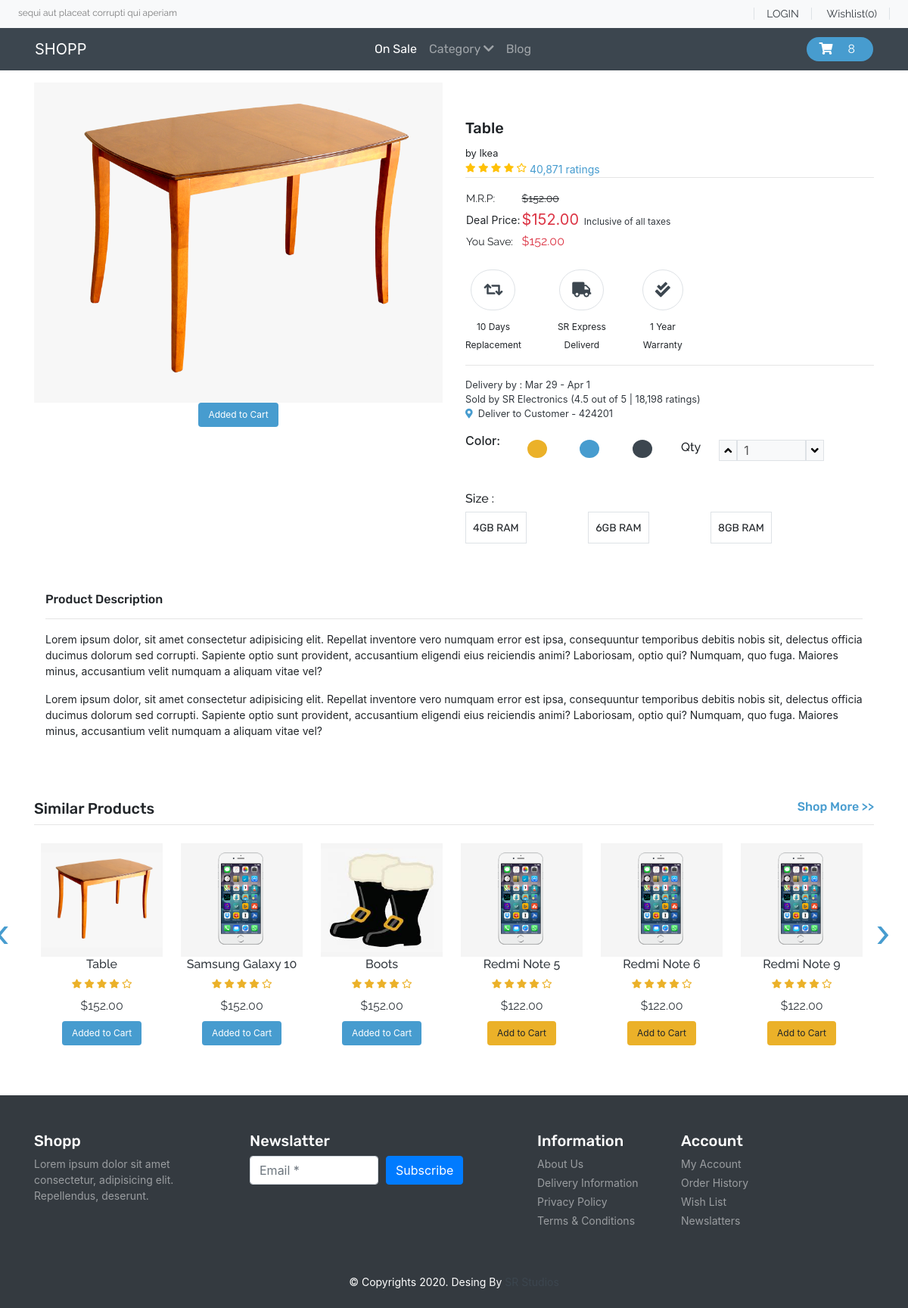
Page /product.php?item_id=10 on the committed database.
### tables this page shows
CREATE TABLE `product` (
  `item_id` int NOT NULL AUTO_INCREMENT,
  `item_brand` varchar(200) NOT NULL,
  `item_name` varchar(255) NOT NULL,
  `item_price` double(10,2) NOT NULL,
  `item_image` varchar(255) NOT NULL,
  `item_register` datetime DEFAULT NULL,
  `item_category` varchar(200) DEFAULT 'Unknown',
  PRIMARY KEY (`item_id`)
);

### database/DbController.php (called while the page is built, shortened)
<?php
class DbController{
    protected $host='localhost';
    protected $user='resha';
    protected $password='resha';
    protected $database='shopp';
    public function __construct(){
        $this->conn = mysqli_connect($this->host,$this->user,$this->password,$this->database);
    }
}

### functions.php (called while the page is built)
<?php
require('database/DbController.php');
require('database/Product.php');
require('database/Cart.php');
$db = new DbController();
$product = new Product($db);
$product_shuffle = $product->getData();
$cart = new Cart($db);

### database/Product.php (called while the page is built, shortened)
<?php
class Product{
    public $db = null;
    public function __construct(DbController $db){
        $this->db = $db;
    }
    public function getData($table = 'product'){
       $result = $this->db->conn->query("SELECT * FROM {$table}");
       $resultArray = array();
       while($item = mysqli_fetch_array($result, MYSQLI_ASSOC)){
           $resultArray[] = $item;
       }
       return $resultArray;
    }
}

### product.php (called while the page is built, shortened)
<?php
    include('header.php');
?>
<?php
    include('templates/_products.php');
    include('templates/_similar-products.php');
?>
<?php
    include('footer.php');
?>

### database/Cart.php (called while the page is built, shortened)
<?php
class Cart{
    public function getCartId($cartArray = null, $key = "item_id"){
        if ($cartArray != null){
            $cart_id = array_map(function ($value) use($key){
                return $value[$key];
            }, $cartArray);
            return $cart_id;
        }
    }
}

### templates/_similar-products.php (the view, shortened to what this page needs)
<?php
 $product_shuffle = $product->getData();
 shuffle($product_shuffle);
?>
    <section id="top-sales">
      <div class="container py-5">
      <div class="d-flex justify-content-between margin-neg">
        <h4 class="font-rubik font-size-20">Similar Products</h4>
        <h4 class="font-rubik font-size-16 color-primary">Shop More >></h4>
      </div>
        <hr class="">
        <div class="row owl-carousel owl-theme">
        <?php foreach($product_shuffle as $item) {?>
          <div class="item ml-4 py-2">
            <div class="product font-raleway text-dark">
              <a href="<?php printf('product.php?item_id=%s', $item['item_id']);?>"><img src="<?php echo $item['item_image']; ?>" alt="product" class="product-fluid">
              <div class="text-center">
                <h6><?php echo $item['item_name']??"unknown"; ?></h6>
                <div class="rating color-accent font-size-12">
                  <span><i class="fas fa-star"></i></span>
                  <span><i class="fas fa-star"></i></span>
                  <span><i class="fas fa-star"></i></span>
                  <span><i class="fas fa-star"></i></span>
                  <span><i class="far fa-star"></i></span>
                </div>
                <div class="price py-2">
                  <span>$<?php echo $item['item_price'];?></span>
                </div>
              </div>
              </a>
            </div>
           <div class="text-center">
           <form method="POST">
           <?php
                            if (in_array($item['item_id'], $cart->getCartId($product->getData('cart')) ?? [])){
                                echo '<button type="submit" class="btn color-primary-bg font-size-12 text-white" name="delete-cart-submit">Added to Cart</button>';
                            }else{
                                echo '<button type="submit" class="btn color-accent-bg font-size-12" name="similar-produts-submit">Add to Cart</button>';
                            }
                            ?>
            </form>
            </div>
          </div>
<?php } ?>
        </div>
      </div>
    </section>

### templates/_products.php (shortened to what this page needs)
<?php
$item_id = $_GET['item_id'] ?? 1;
foreach($product->getData() as $item):
  if($item['item_id'] == $item_id):
?>
<section id="product" class="py-3">
    <div class="container">
        <div class="row">
            <div class="col-sm-6">
                <img src="<?php echo $item['item_image']?>" alt="product" class="img-fluid">
                <div class="d-flex justify-content-center text-center">
                <form method="POST">
                    <?php
                            if (in_array($item['item_id'], $cart->getCartId($product->getData('cart')) ?? [])){
                                echo '<button type="submit" class="btn color-primary-bg font-size-12 text-white" name="delete-cart-submit">Added to Cart</button>';
                            }else{
                                echo '<button type="submit" class="btn color-accent-bg font-size-12" name="product_submit">Add to Cart</button>';
                            }
                            ?>
                    </form>
                </div>
            </div>
            <div class="col-sm-6 py-5">
                <h5 class="font-rubik font-size-20"><?php echo $item['item_name']??Unknown ?></h5>
                <small>by <?php echo $item['item_brand']??Unknown?></small>
                <div class="d-flex">
                    <div class="rating text-warning font-size-12">
                        <span><i class="fas fa-star"></i></span>
                        <span><i class="fas fa-star"></i></span>
                        <span><i class="fas fa-star"></i></span>
                        <span><i class="fas fa-star"></i></span>
                        <span><i class="far fa-star"></i></span>
                    </div>
                    <a href="#" class="font-size-14 color-primary">&nbsp;40,871 ratings</a>
                </div>
                <hr class="m-0">
                <table class="my-3">
                    <tr class="font-raleway font-size-14">
                        <td>M.R.P:</td>
                        <td><strike>$<?php echo $item['item_price']?></strike></td>
                    </tr>
                    <tr class="font-rale font-size-14">
                        <td>Deal Price:</td>
                        <td class="font-size-20 text-danger"><span class="font-size-20 text-danger">$<?php echo $item['item_price']?></span><small
                                class="text-dark font-size-12">&nbsp;&nbsp;Inclusive of all taxes</small></td>
                    </tr>
                    <tr class="font-raleway font-size-14">
                        <td>You Save:</td>
                        <td><span class="font-size-16 text-danger">$152.00</span></td>
                    </tr>
                </table>
                <div id="policy">
                    <div class="d-flex">
                        <div class="return text-center mr-5">
                            <div class="font-size-20 my-2 color-secondary">
                                <span class="fas fa-retweet border p-3 rounded-pill"></span>
                            </div>
                            <a href="#" class="font-rale font-size-12">10 Days <br> Replacement</a>
                        </div>
                        <div class="return text-center mr-5">
                            <div class="font-size-20 my-2 color-secondary">
                                <span class="fas fa-truck  border p-3 rounded-pill"></span>
                            </div>
                            <a href="#" class="font-rale font-size-12">SR Express<br>Deliverd</a>
                        </div>
                        <div class="return text-center mr-5">
                            <div class="font-size-20 my-2 color-secondary">
                                <span class="fas fa-check-double border p-3 rounded-pill"></span>
                            </div>
                            <a href="#" class="font-rale font-size-12">1 Year <br>Warranty</a>
                        </div>
                    </div>
                </div>
                <hr>
                <div id="order-details" class="font-rale d-flex flex-column text-dark">
                    <small>Delivery by : Mar 29 - Apr 1</small>
                    <small>Sold by <a href="#">SR Electronics </a>(4.5 out of 5 | 18,198 ratings)</small>
                    <small><i class="fas fa-map-marker-alt color-primary"></i>&nbsp;&nbsp;Deliver to Customer -
                        424201</small>
                </div>
                <div class="row">
                    <div class="col-6">
                        <div class="color my-3">
                            <div class="d-flex justify-content-between">
                                <h6 class="font-ralewaay">Color:</h6>
                                <div class="m-2 color-accent-bg rounded-circle"><button
                                        class="btn font-size-14"></button></div>
                                <div class="m-2 color-primary-bg rounded-circle"><button
                                        class="btn font-size-14"></button></div>
                                <div class="m-2 color-secondary-bg rounded-circle"><button
                                        class="btn font-size-14"></button></div>
                            </div>
                        </div>
                    </div>
                    <div class="col-6  py-4">
                        <div class="qty d-flex">
                            <h6 class="font-raleway">Qty</h6>
                            <div class="px-4 d-flex font-rale">
                                <button class="qty-up border bg-light" data-id="pro1"><i
                                        class="fas fa-angle-up"></i></button>
                                <input type="text" data-id="pro1" class="qty_input border px-2 w-50 bg-light" disabled
                                    value="1" placeholder="1">
                                <button data-id="pro1" class="qty-down border bg-light"><i
                                        class="fas fa-angle-down"></i></button>
                            </div>
                        </div>
                    </div>
                </div>
                <div class="size my-3">
                    <h6 class="font-raleway">Size :</h6>
                    <div class="d-flex justify-content-between w-75">
                        <div class="font-rubik border p-2">
                            <button class="btn p-0 font-size-14">4GB RAM</button>
                        </div>
                        <div class="font-rubik border p-2">
                            <button class="btn p-0 font-size-14">6GB RAM</button>
                        </div>
                        <div class="font-rubik border p-2">
                            <button class="btn p-0 font-size-14">8GB RAM</button>
                        </div>
                    </div>
                </div>
            </div>
        </div>
        <div class="col-12">
            <h6 class="font-rubik">Product Description</h6>
            <hr>
            <p class="font-rale font-size-14">Lorem ipsum dolor, sit amet consectetur adipisicing elit.
                Repellat inventore vero numquam error est ipsa, consequuntur temporibus debitis nobis sit,
                delectus officia ducimus dolorum sed corrupti. Sapiente optio sunt provident, accusantium
                eligendi eius reiciendis animi? Laboriosam, optio qui? Numquam, quo fuga. Maiores minus,
                accusantium velit numquam a aliquam vitae vel?</p>
            <p class="font-rale font-size-14">Lorem ipsum dolor, sit amet consectetur adipisicing elit.
                Repellat inventore vero numquam error est ipsa, consequuntur temporibus debitis nobis sit,
                delectus officia ducimus dolorum sed corrupti. Sapiente optio sunt provident, accusantium
                eligendi eius reiciendis animi? Laboriosam, optio qui? Numquam, quo fuga. Maiores minus,
                accusantium velit numquam a aliquam vitae vel?</p>
        </div>
    </div>
</section>
<?php
  endif;
  endforeach;
  ?>

### style.css (style rules this page uses)
button, button:focus { outline: none !important; box-shadow: none !important; }
a, a:hover { text-decoration: none !important; color: inherit; }
.font-raleway { font-family: "Raleway", cursive; }
.font-rubik { font-family: "Rubik", cursive; }
.font-size-12 { font-size: 12px; }
.font-size-14 { font-size: 14px; }
.font-size-16 { font-size: 16px; }
.font-size-20 { font-size: 20px; }
.color-primary-bg { background: #479CCF; }
.color-secondary-bg { background: #3C464F; }
.color-accent-bg { background: #EBB129; }
.color-primary { color: #479CCF; }
.color-secondary { color: #3C464F; }
.color-accent { color: #EBB129; }
#top-sales .owl-carousel .item .product a { overflow: hidden; }
#top-sales .owl-carousel .item .product { transition: transform 0.3s ease; }
.margin-neg { margin-bottom: -15px !important; }
@media (min-width: 992px) { .product-fluid { height:150px; width:150px; background: #F5F5F5; object-fit: contain; } }
@media (min-width: 768px) { .product-fluid { height:150px; width:150px; background: #F5F5F5; object-fit: contain; } }
@media (min-width: 576px) { .product-fluid { height:150px; width:150px; background: #F5F5F5; object-fit: contain; } }

### rows in the picture
product: item_image (picture), item_name "Table", item_brand "Ikea", item_price "152.00", shows "Added to Cart"
product: item_image (picture), item_name "Samsung Galaxy 10", item_price "152.00", shows "Added to Cart"
product: item_image (picture), item_name "Boots", item_price "152.00", shows "Added to Cart"
product: item_image (picture), item_name "Redmi Note 5", item_price "122.00", shows "Add to Cart"
product: item_image (picture), item_name "Redmi Note 6", item_price "122.00", shows "Add to Cart"
product: item_image (picture), item_name "Redmi Note 9", item_price "122.00", shows "Add to Cart"

### other values in the picture
count($product->getData('cart')) "8"
